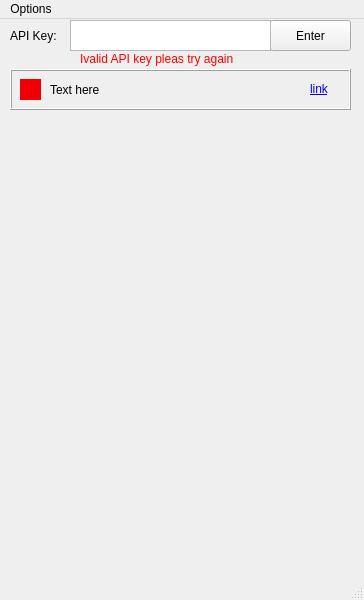
<?xml version="1.0" encoding="UTF-8"?>
<ui version="4.0">
 <class>MainWindow</class>
 <widget class="QMainWindow" name="MainWindow">
  <property name="windowModality">
   <enum>Qt::NonModal</enum>
  </property>
  <property name="enabled">
   <bool>true</bool>
  </property>
  <property name="geometry">
   <rect>
    <x>0</x>
    <y>0</y>
    <width>364</width>
    <height>600</height>
   </rect>
  </property>
  <property name="minimumSize">
   <size>
    <width>364</width>
    <height>364</height>
   </size>
  </property>
  <property name="maximumSize">
   <size>
    <width>364</width>
    <height>16777215</height>
   </size>
  </property>
  <property name="windowTitle">
   <string>Torn Checkt List</string>
  </property>
  <property name="windowOpacity">
   <double>1.000000000000000</double>
  </property>
  <property name="tabShape">
   <enum>QTabWidget::Triangular</enum>
  </property>
  <widget class="QWidget" name="centralwidget">
   <widget class="QPushButton" name="pushButton">
    <property name="geometry">
     <rect>
      <x>270</x>
      <y>1</y>
      <width>81</width>
      <height>31</height>
     </rect>
    </property>
    <property name="autoFillBackground">
     <bool>false</bool>
    </property>
    <property name="text">
     <string>Enter</string>
    </property>
    <property name="checkable">
     <bool>false</bool>
    </property>
   </widget>
   <widget class="QLabel" name="label">
    <property name="geometry">
     <rect>
      <x>10</x>
      <y>1</y>
      <width>61</width>
      <height>31</height>
     </rect>
    </property>
    <property name="text">
     <string>API Key:</string>
    </property>
   </widget>
   <widget class="QTextEdit" name="textEdit">
    <property name="geometry">
     <rect>
      <x>70</x>
      <y>1</y>
      <width>201</width>
      <height>31</height>
     </rect>
    </property>
    <property name="sizePolicy">
     <sizepolicy hsizetype="Fixed" vsizetype="Fixed">
      <horstretch>0</horstretch>
      <verstretch>0</verstretch>
     </sizepolicy>
    </property>
    <property name="placeholderText">
     <string/>
    </property>
   </widget>
   <widget class="QFrame" name="frame">
    <property name="geometry">
     <rect>
      <x>10</x>
      <y>50</y>
      <width>341</width>
      <height>41</height>
     </rect>
    </property>
    <property name="autoFillBackground">
     <bool>true</bool>
    </property>
    <property name="frameShape">
     <enum>QFrame::Box</enum>
    </property>
    <property name="frameShadow">
     <enum>QFrame::Raised</enum>
    </property>
    <widget class="QLabel" name="label_3">
     <property name="geometry">
      <rect>
       <x>40</x>
       <y>10</y>
       <width>221</width>
       <height>21</height>
      </rect>
     </property>
     <property name="text">
      <string>Text here</string>
     </property>
    </widget>
    <widget class="QLabel" name="label_4">
     <property name="geometry">
      <rect>
       <x>10</x>
       <y>10</y>
       <width>21</width>
       <height>21</height>
      </rect>
     </property>
     <property name="palette">
      <palette>
       <active>
        <colorrole role="WindowText">
         <brush brushstyle="SolidPattern">
          <color alpha="255">
           <red>0</red>
           <green>0</green>
           <blue>0</blue>
          </color>
         </brush>
        </colorrole>
        <colorrole role="Button">
         <brush brushstyle="SolidPattern">
          <color alpha="255">
           <red>239</red>
           <green>0</green>
           <blue>4</blue>
          </color>
         </brush>
        </colorrole>
        <colorrole role="Light">
         <brush brushstyle="SolidPattern">
          <color alpha="255">
           <red>255</red>
           <green>103</green>
           <blue>106</blue>
          </color>
         </brush>
        </colorrole>
        <colorrole role="Midlight">
         <brush brushstyle="SolidPattern">
          <color alpha="255">
           <red>247</red>
           <green>51</green>
           <blue>55</blue>
          </color>
         </brush>
        </colorrole>
        <colorrole role="Dark">
         <brush brushstyle="SolidPattern">
          <color alpha="255">
           <red>119</red>
           <green>0</green>
           <blue>2</blue>
          </color>
         </brush>
        </colorrole>
        <colorrole role="Mid">
         <brush brushstyle="SolidPattern">
          <color alpha="255">
           <red>159</red>
           <green>0</green>
           <blue>3</blue>
          </color>
         </brush>
        </colorrole>
        <colorrole role="Text">
         <brush brushstyle="SolidPattern">
          <color alpha="255">
           <red>0</red>
           <green>0</green>
           <blue>0</blue>
          </color>
         </brush>
        </colorrole>
        <colorrole role="BrightText">
         <brush brushstyle="SolidPattern">
          <color alpha="255">
           <red>255</red>
           <green>255</green>
           <blue>255</blue>
          </color>
         </brush>
        </colorrole>
        <colorrole role="ButtonText">
         <brush brushstyle="SolidPattern">
          <color alpha="255">
           <red>0</red>
           <green>0</green>
           <blue>0</blue>
          </color>
         </brush>
        </colorrole>
        <colorrole role="Base">
         <brush brushstyle="SolidPattern">
          <color alpha="255">
           <red>255</red>
           <green>255</green>
           <blue>255</blue>
          </color>
         </brush>
        </colorrole>
        <colorrole role="Window">
         <brush brushstyle="SolidPattern">
          <color alpha="255">
           <red>239</red>
           <green>0</green>
           <blue>4</blue>
          </color>
         </brush>
        </colorrole>
        <colorrole role="Shadow">
         <brush brushstyle="SolidPattern">
          <color alpha="255">
           <red>0</red>
           <green>0</green>
           <blue>0</blue>
          </color>
         </brush>
        </colorrole>
        <colorrole role="AlternateBase">
         <brush brushstyle="SolidPattern">
          <color alpha="255">
           <red>247</red>
           <green>127</green>
           <blue>129</blue>
          </color>
         </brush>
        </colorrole>
        <colorrole role="ToolTipBase">
         <brush brushstyle="SolidPattern">
          <color alpha="255">
           <red>255</red>
           <green>255</green>
           <blue>220</blue>
          </color>
         </brush>
        </colorrole>
        <colorrole role="ToolTipText">
         <brush brushstyle="SolidPattern">
          <color alpha="255">
           <red>0</red>
           <green>0</green>
           <blue>0</blue>
          </color>
         </brush>
        </colorrole>
        <colorrole role="PlaceholderText">
         <brush brushstyle="SolidPattern">
          <color alpha="128">
           <red>0</red>
           <green>0</green>
           <blue>0</blue>
          </color>
         </brush>
        </colorrole>
       </active>
       <inactive>
        <colorrole role="WindowText">
         <brush brushstyle="SolidPattern">
          <color alpha="255">
           <red>0</red>
           <green>0</green>
           <blue>0</blue>
          </color>
         </brush>
        </colorrole>
        <colorrole role="Button">
         <brush brushstyle="SolidPattern">
          <color alpha="255">
           <red>239</red>
           <green>0</green>
           <blue>4</blue>
          </color>
         </brush>
        </colorrole>
        <colorrole role="Light">
         <brush brushstyle="SolidPattern">
          <color alpha="255">
           <red>255</red>
           <green>103</green>
           <blue>106</blue>
          </color>
         </brush>
        </colorrole>
        <colorrole role="Midlight">
         <brush brushstyle="SolidPattern">
          <color alpha="255">
           <red>247</red>
           <green>51</green>
           <blue>55</blue>
          </color>
         </brush>
        </colorrole>
        <colorrole role="Dark">
         <brush brushstyle="SolidPattern">
          <color alpha="255">
           <red>119</red>
           <green>0</green>
           <blue>2</blue>
          </color>
         </brush>
        </colorrole>
        <colorrole role="Mid">
         <brush brushstyle="SolidPattern">
          <color alpha="255">
           <red>159</red>
           <green>0</green>
           <blue>3</blue>
          </color>
         </brush>
        </colorrole>
        <colorrole role="Text">
         <brush brushstyle="SolidPattern">
          <color alpha="255">
           <red>0</red>
           <green>0</green>
           <blue>0</blue>
          </color>
         </brush>
        </colorrole>
        <colorrole role="BrightText">
         <brush brushstyle="SolidPattern">
          <color alpha="255">
           <red>255</red>
           <green>255</green>
           <blue>255</blue>
          </color>
         </brush>
        </colorrole>
        <colorrole role="ButtonText">
         <brush brushstyle="SolidPattern">
          <color alpha="255">
           <red>0</red>
           <green>0</green>
           <blue>0</blue>
          </color>
         </brush>
        </colorrole>
        <colorrole role="Base">
         <brush brushstyle="SolidPattern">
          <color alpha="255">
           <red>255</red>
           <green>255</green>
           <blue>255</blue>
          </color>
         </brush>
        </colorrole>
        <colorrole role="Window">
         <brush brushstyle="SolidPattern">
          <color alpha="255">
           <red>239</red>
           <green>0</green>
           <blue>4</blue>
          </color>
         </brush>
        </colorrole>
        <colorrole role="Shadow">
         <brush brushstyle="SolidPattern">
          <color alpha="255">
           <red>0</red>
           <green>0</green>
           <blue>0</blue>
          </color>
         </brush>
        </colorrole>
        <colorrole role="AlternateBase">
         <brush brushstyle="SolidPattern">
          <color alpha="255">
           <red>247</red>
           <green>127</green>
           <blue>129</blue>
          </color>
         </brush>
        </colorrole>
        <colorrole role="ToolTipBase">
         <brush brushstyle="SolidPattern">
          <color alpha="255">
           <red>255</red>
           <green>255</green>
           <blue>220</blue>
          </color>
         </brush>
        </colorrole>
        <colorrole role="ToolTipText">
         <brush brushstyle="SolidPattern">
          <color alpha="255">
           <red>0</red>
           <green>0</green>
           <blue>0</blue>
          </color>
         </brush>
        </colorrole>
        <colorrole role="PlaceholderText">
         <brush brushstyle="SolidPattern">
          <color alpha="128">
           <red>0</red>
           <green>0</green>
           <blue>0</blue>
          </color>
         </brush>
        </colorrole>
       </inactive>
       <disabled>
        <colorrole role="WindowText">
         <brush brushstyle="SolidPattern">
          <color alpha="255">
           <red>119</red>
           <green>0</green>
           <blue>2</blue>
          </color>
         </brush>
        </colorrole>
        <colorrole role="Button">
         <brush brushstyle="SolidPattern">
          <color alpha="255">
           <red>239</red>
           <green>0</green>
           <blue>4</blue>
          </color>
         </brush>
        </colorrole>
        <colorrole role="Light">
         <brush brushstyle="SolidPattern">
          <color alpha="255">
           <red>255</red>
           <green>103</green>
           <blue>106</blue>
          </color>
         </brush>
        </colorrole>
        <colorrole role="Midlight">
         <brush brushstyle="SolidPattern">
          <color alpha="255">
           <red>247</red>
           <green>51</green>
           <blue>55</blue>
          </color>
         </brush>
        </colorrole>
        <colorrole role="Dark">
         <brush brushstyle="SolidPattern">
          <color alpha="255">
           <red>119</red>
           <green>0</green>
           <blue>2</blue>
          </color>
         </brush>
        </colorrole>
        <colorrole role="Mid">
         <brush brushstyle="SolidPattern">
          <color alpha="255">
           <red>159</red>
           <green>0</green>
           <blue>3</blue>
          </color>
         </brush>
        </colorrole>
        <colorrole role="Text">
         <brush brushstyle="SolidPattern">
          <color alpha="255">
           <red>119</red>
           <green>0</green>
           <blue>2</blue>
          </color>
         </brush>
        </colorrole>
        <colorrole role="BrightText">
         <brush brushstyle="SolidPattern">
          <color alpha="255">
           <red>255</red>
           <green>255</green>
           <blue>255</blue>
          </color>
         </brush>
        </colorrole>
        <colorrole role="ButtonText">
         <brush brushstyle="SolidPattern">
          <color alpha="255">
           <red>119</red>
           <green>0</green>
           <blue>2</blue>
          </color>
         </brush>
        </colorrole>
        <colorrole role="Base">
         <brush brushstyle="SolidPattern">
          <color alpha="255">
           <red>239</red>
           <green>0</green>
           <blue>4</blue>
          </color>
         </brush>
        </colorrole>
        <colorrole role="Window">
         <brush brushstyle="SolidPattern">
          <color alpha="255">
           <red>239</red>
           <green>0</green>
           <blue>4</blue>
          </color>
         </brush>
        </colorrole>
        <colorrole role="Shadow">
         <brush brushstyle="SolidPattern">
          <color alpha="255">
           <red>0</red>
           <green>0</green>
           <blue>0</blue>
          </color>
         </brush>
        </colorrole>
        <colorrole role="AlternateBase">
         <brush brushstyle="SolidPattern">
          <color alpha="255">
           <red>239</red>
           <green>0</green>
           <blue>4</blue>
          </color>
         </brush>
        </colorrole>
        <colorrole role="ToolTipBase">
         <brush brushstyle="SolidPattern">
          <color alpha="255">
           <red>255</red>
           <green>255</green>
           <blue>220</blue>
          </color>
         </brush>
        </colorrole>
        <colorrole role="ToolTipText">
         <brush brushstyle="SolidPattern">
          <color alpha="255">
           <red>0</red>
           <green>0</green>
           <blue>0</blue>
          </color>
         </brush>
        </colorrole>
        <colorrole role="PlaceholderText">
         <brush brushstyle="SolidPattern">
          <color alpha="128">
           <red>0</red>
           <green>0</green>
           <blue>0</blue>
          </color>
         </brush>
        </colorrole>
       </disabled>
      </palette>
     </property>
     <property name="autoFillBackground">
      <bool>true</bool>
     </property>
     <property name="text">
      <string/>
     </property>
    </widget>
    <widget class="QLabel" name="label_5">
     <property name="geometry">
      <rect>
       <x>300</x>
       <y>10</y>
       <width>31</width>
       <height>21</height>
      </rect>
     </property>
     <property name="text">
      <string>&lt;a href=&quot;https://www.google.com/&quot;&gt;&lt;span style=&quot; text-decoration: underline; color:#0000ff;&quot;&gt;link&lt;/span&gt;&lt;/a&gt;</string>
     </property>
     <property name="openExternalLinks">
      <bool>true</bool>
     </property>
    </widget>
   </widget>
   <widget class="QLabel" name="error">
    <property name="geometry">
     <rect>
      <x>80</x>
      <y>30</y>
      <width>211</width>
      <height>21</height>
     </rect>
    </property>
    <property name="text">
     <string>&lt;html&gt;&lt;head/&gt;&lt;body&gt;&lt;p&gt;&lt;span style=&quot; color:#ff0000;&quot;&gt;Ivalid API key pleas try again&lt;/span&gt;&lt;/p&gt;&lt;/body&gt;&lt;/html&gt;</string>
    </property>
   </widget>
  </widget>
  <widget class="QStatusBar" name="statusbar"/>
  <widget class="QMenuBar" name="menubar">
   <property name="geometry">
    <rect>
     <x>0</x>
     <y>0</y>
     <width>364</width>
     <height>20</height>
    </rect>
   </property>
   <widget class="QMenu" name="menuOptions">
    <property name="title">
     <string>Options</string>
    </property>
    <addaction name="actionSetting"/>
   </widget>
   <addaction name="menuOptions"/>
  </widget>
  <action name="actionSetting">
   <property name="text">
    <string>Setting</string>
   </property>
  </action>
 </widget>
 <resources/>
 <connections/>
</ui>
